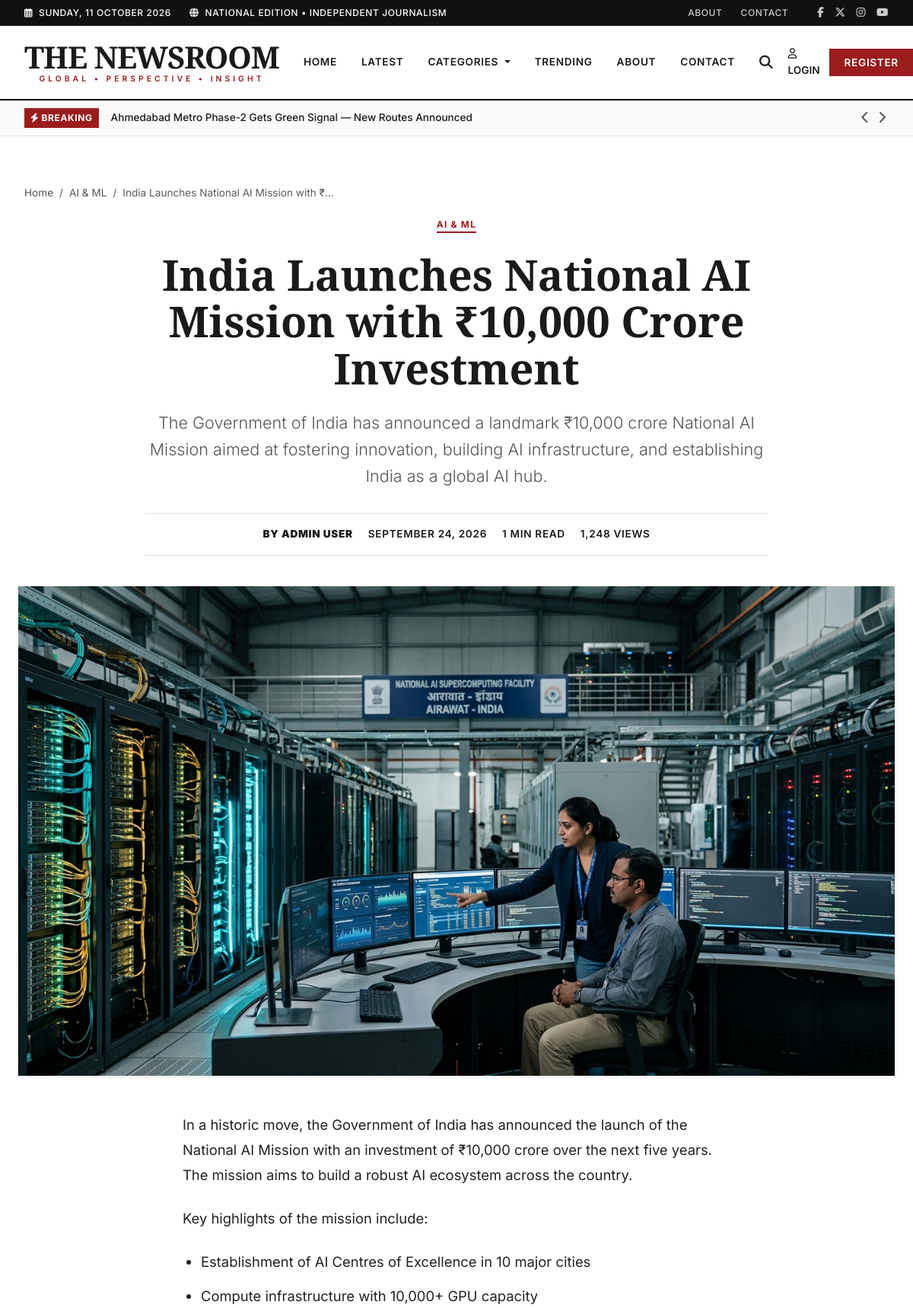
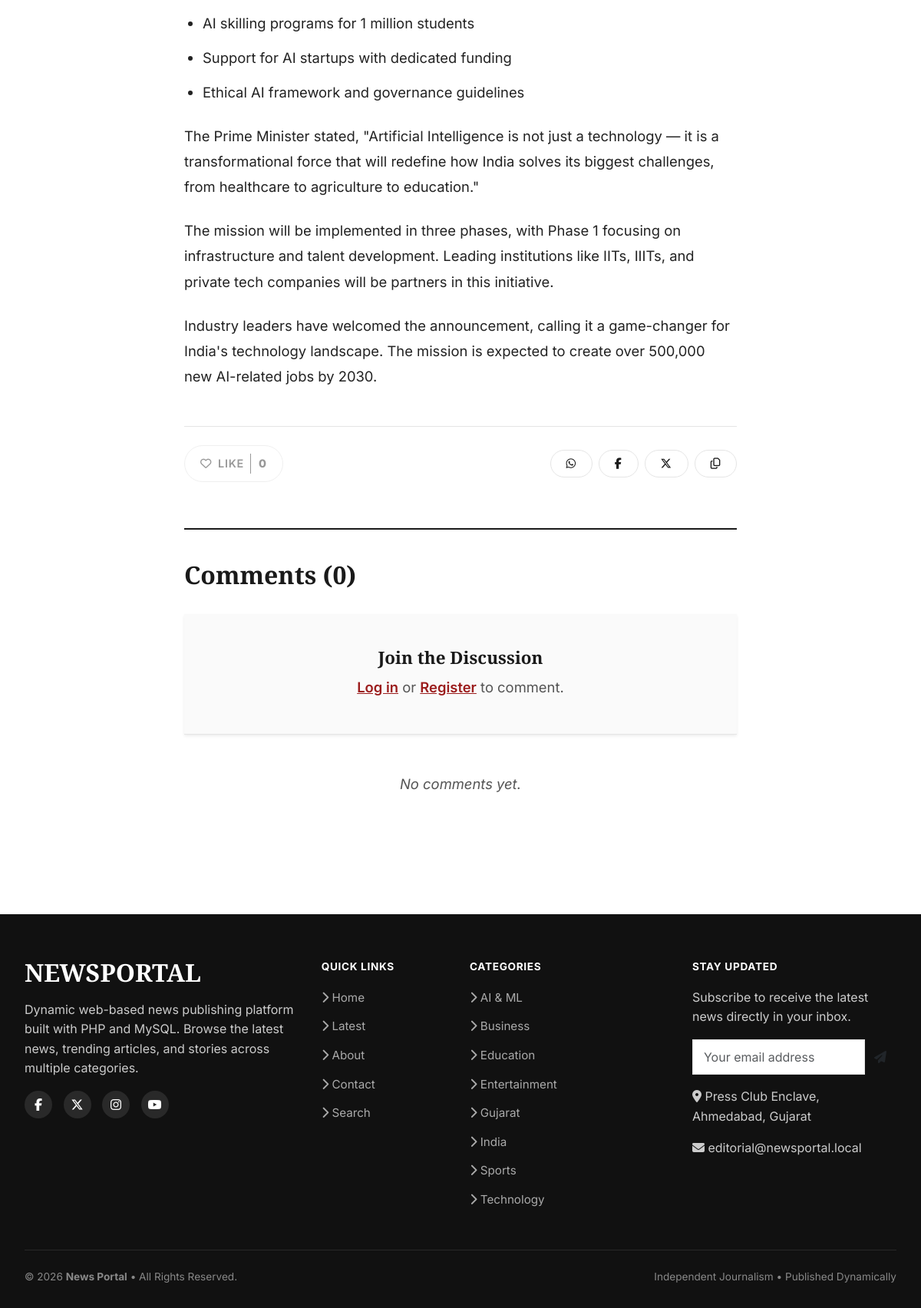
The page /news.php?slug=india-launches-national-ai-mission on the database its author committed (2 pictures, top to bottom).
### tables this page shows
CREATE TABLE IF NOT EXISTS `news` (
    `id`                INT UNSIGNED    NOT NULL AUTO_INCREMENT,
    `category_id`       INT UNSIGNED    NOT NULL,
    `author_id`         INT UNSIGNED    NOT NULL,
    `title`             VARCHAR(255)    NOT NULL,
    `slug`              VARCHAR(280)    NOT NULL,
    `short_description` VARCHAR(500)    NOT NULL,
    `content`           LONGTEXT        NOT NULL,
    `featured_image`    VARCHAR(255)    DEFAULT NULL,
    `status`            ENUM('draft', 'published', 'archived') NOT NULL DEFAULT 'draft',
    `is_featured`       TINYINT(1)      NOT NULL DEFAULT 0,
    `is_breaking`       TINYINT(1)      NOT NULL DEFAULT 0,
    `views`             INT UNSIGNED    NOT NULL DEFAULT 0,
    `published_at`      DATETIME        DEFAULT NULL,
    `created_at`        DATETIME        NOT NULL DEFAULT CURRENT_TIMESTAMP,
    `updated_at`        DATETIME        NOT NULL DEFAULT CURRENT_TIMESTAMP ON UPDATE CURRENT_TIMESTAMP,

    PRIMARY KEY (`id`),
    UNIQUE KEY `uk_news_slug` (`slug`),
    INDEX `idx_news_status_published` (`status`, `published_at`),
    INDEX `idx_news_category` (`category_id`),
    INDEX `idx_news_author` (`author_id`),
    INDEX `idx_news_featured` (`is_featured`),
    INDEX `idx_news_breaking` (`is_breaking`),
    INDEX `idx_news_views` (`views`),

    CONSTRAINT `fk_news_category`
        FOREIGN KEY (`category_id`) REFERENCES `categories` (`id`)
        ON DELETE RESTRICT ON UPDATE CASCADE,

    CONSTRAINT `fk_news_author`
        FOREIGN KEY (`author_id`) REFERENCES `users` (`id`)
        ON DELETE RESTRICT ON UPDATE CASCADE
);

CREATE TABLE IF NOT EXISTS `categories` (
    `id`            INT UNSIGNED    NOT NULL AUTO_INCREMENT,
    `name`          VARCHAR(100)    NOT NULL,
    `slug`          VARCHAR(120)    NOT NULL,
    `description`   TEXT            DEFAULT NULL,
    `status`        ENUM('active', 'inactive') NOT NULL DEFAULT 'active',
    `created_at`    DATETIME        NOT NULL DEFAULT CURRENT_TIMESTAMP,
    `updated_at`    DATETIME        NOT NULL DEFAULT CURRENT_TIMESTAMP ON UPDATE CURRENT_TIMESTAMP,

    PRIMARY KEY (`id`),
    UNIQUE KEY `uk_categories_name` (`name`),
    UNIQUE KEY `uk_categories_slug` (`slug`)
);

CREATE TABLE IF NOT EXISTS `users` (
    `id`            INT UNSIGNED    NOT NULL AUTO_INCREMENT,
    `name`          VARCHAR(100)    NOT NULL,
    `email`         VARCHAR(255)    NOT NULL,
    `password`      VARCHAR(255)    NOT NULL COMMENT 'Stored via password_hash(PASSWORD_DEFAULT)',
    `role`          ENUM('admin', 'editor', 'user') NOT NULL DEFAULT 'user',
    `profile_image` VARCHAR(255)    DEFAULT NULL,
    `status`        ENUM('active', 'inactive') NOT NULL DEFAULT 'active',
    `created_at`    DATETIME        NOT NULL DEFAULT CURRENT_TIMESTAMP,
    `updated_at`    DATETIME        NOT NULL DEFAULT CURRENT_TIMESTAMP ON UPDATE CURRENT_TIMESTAMP,

    PRIMARY KEY (`id`),
    UNIQUE KEY `uk_users_email` (`email`)
);

### news.php (the view, shortened to what the rows shown need)
<?php
require_once __DIR__ . '/includes/functions.php';
$slug = $_GET['slug'] ?? '';
try {
    $pdo = connectDB();
    $sql = "SELECT n.*, c.name as category_name, c.slug as category_slug, u.name as author_name
            FROM news n
            JOIN categories c ON n.category_id = c.id
            JOIN users u ON n.author_id = u.id
            WHERE n.slug = :slug AND n.status = 'published'";
    $stmt = $pdo->prepare($sql);
    $stmt->execute(['slug' => $slug]);
    $article = $stmt->fetch();
    $article['views']++;
    $commentsSql = "SELECT c.*, u.name as user_name
                    FROM comments c
                    JOIN users u ON c.user_id = u.id
                    WHERE c.news_id = :id AND c.status = 'approved'
                    ORDER BY c.created_at DESC";
    $commentsStmt = $pdo->prepare($commentsSql);
    $commentsStmt->execute(['id' => $article['id']]);
    $comments = $commentsStmt->fetchAll();
} catch (Exception $e) {
    setFlashMessage("An error occurred while loading the article.", "error");
    redirect('index.php');
    exit;
}
require_once __DIR__ . '/includes/header.php';
require_once __DIR__ . '/includes/navbar.php';
$allowedTags = '<p><br><strong><em><b><i><h2><h3><h4><ul><ol><li><blockquote><a>';
$safeContent = strip_tags($article['content'], $allowedTags);
?>
<main class="py-5" style="background-color: var(--white);">
    <div class="container">
        <nav aria-label="breadcrumb" class="mb-3">
            <ol class="breadcrumb" style="font-size: 0.85rem;">
                <li class="breadcrumb-item"><a href="<?= url('index.php') ?>" class="text-muted">Home</a></li>
                <li class="breadcrumb-item"><a href="<?= buildUrl('category.php', ['slug' => $article['category_slug']]) ?>" class="text-muted"><?= e($article['category_name']) ?></a></li>
                <li class="breadcrumb-item active text-truncate" style="max-width: 300px;" aria-current="page"><?= e($article['title']) ?></li>
            </ol>
        </nav>
        <div class="article-header">
            <a href="<?= buildUrl('category.php', ['slug' => $article['category_slug']]) ?>" class="category-badge mb-4">
                <?= e($article['category_name']) ?>
            </a>
            <h1 class="article-title">
                <?= e($article['title']) ?>
            </h1>
            <?php if (!empty($article['short_description'])): ?>
                <p class="article-lead">
                    <?= e($article['short_description']) ?>
                </p>
            <?php endif; ?>
            <div class="article-meta justify-content-center">
                <span><strong>By <?= e($article['author_name']) ?></strong></span>
                <span><?= formatDate($article['published_at'], 'F j, Y') ?></span>
                <span><?= calculateReadingTime($article['content']) ?></span>
                <span><?= number_format($article['views']) ?> views</span>
            </div>
        </div>
    </div>
    <div class="container-fluid px-0 px-md-4">
        <img src="<?= e(newsImageUrl($article['featured_image'], $article['category_slug'] ?? null)) ?>" alt="<?= e($article['title']) ?>" class="article-featured-image shadow-sm" loading="lazy">
    </div>
    <div class="container">
        <div class="row">
            <div class="col-lg-8 mx-auto" style="max-width: 820px;">
                <div class="article-body">
                    <?= $safeContent ?>
                    <div class="mt-5 pt-4 d-flex align-items-center justify-content-between flex-wrap" style="border-top: 1px solid var(--line);">
                        <div>
                        </div>
                        <div class="d-flex gap-2">
                        </div>
                    </div>
                    <div id="comments" class="comments-section">
                        <h4 class="comments-title">Comments (<?= count($comments) ?>)</h4>
                        <div class="comment-card shadow-sm" style="background: var(--paper);">
                        </div>
                        <div class="mt-5">
                        </div>
                    </div>
                </div>
            </div>
        </div>
    </div>
</main>
<?php
require_once __DIR__ . '/includes/footer.php';
?>

### includes/navbar.php (shortened to what the rows shown need)
<?php
$breakingNews = [];
try {
    $pdo = connectDB();
    $stmt = $pdo->query("SELECT name, slug FROM categories WHERE status = 'active' ORDER BY name ASC");
    $navCategories = $stmt->fetchAll();
    $breakStmt = $pdo->query("SELECT title, slug FROM news WHERE status = 'published' AND is_breaking = 1 ORDER BY published_at DESC LIMIT 5");
    $breakingNews = $breakStmt->fetchAll();
} catch (Exception $e) {
    $navCategories = [];
    $breakingNews = [];
}
?>
<?php if (!empty($breakingNews)): ?>
<div class="breaking-bar" role="region" aria-label="Breaking News">
    <div class="container">
        <span class="breaking-label">
            <i class="fas fa-bolt" aria-hidden="true"></i> BREAKING
        </span>
        <div class="breaking-text" id="breakingText" aria-live="polite">
            <a href="<?= buildUrl('news.php', ['slug' => $breakingNews[0]['slug']]) ?>">
                <?= e($breakingNews[0]['title']) ?>
            </a>
        </div>
        <?php if (count($breakingNews) > 1): ?>
        <div class="breaking-nav">
            <button type="button" id="breakingPrev" aria-label="Previous breaking story"><i class="fas fa-chevron-left" aria-hidden="true"></i></button>
            <button type="button" id="breakingNext" aria-label="Next breaking story"><i class="fas fa-chevron-right" aria-hidden="true"></i></button>
        </div>
        <?php endif; ?>
    </div>
</div>
<?php endif; ?>

### includes/footer.php (shortened to what the rows shown need)
<footer class="site-footer">
    <div class="container">
        <div class="row g-4">
            <div class="col-lg-3 col-md-6">
                <ul class="footer-links">
                    <?php if (!empty($navCategories)): ?>
                        <?php foreach (array_slice($navCategories, 0, 8) as $cat): ?>
                            <li>
                                <a href="<?= buildUrl('category.php', ['slug' => $cat['slug']]) ?>">
                                    <i class="fas fa-chevron-right"></i> <?= e($cat['name']) ?>
                                </a>
                            </li>
                        <?php endforeach; ?>
                    <?php endif; ?>
                </ul>
            </div>
        </div>
    </div>
</footer>
</body>
</html>

### rows shown on the page
news: title "Ahmedabad Metro Phase-2 Gets Green Signal — New Routes Announced"
news: category.name "AI & ML", title "India Launches National AI Mission with ₹…", title "India Launches National AI Mission with ₹10,000 Crore Investment", short_description "The Government of India has announced a landmark ₹10,000 crore National AI Mission aimed at fostering innovation, building AI infrastructure, and establishing India as a global AI hub.", author.name "ADMIN USER", published_at "SEPTEMBER 24, 2026", content "1 MIN READ", featured_image.slug (picture), content "In a historic move, the Government of India has announced the launch of the National AI Mission with an investment of ₹10,000 crore over the next five years. The mission aims to build a robust AI ecosystem across the country. Key highlights of the mission include: Establishment of AI Centres of Excellence in 10 major cities Compute infrastructure with 10,000+ GPU capacity AI skilling programs for 1 million students Support for AI startups with dedicated funding Ethical AI framework and governance guidelines The Prime Minister stated, \"Artificial Intelligence is not just a technology — it is a transformational force that will redefine how India solves its biggest challenges, from healthcare…"
categories: name "AI & ML"
categories: name "Business"
categories: name "Education"
categories: name "Entertainment"
categories: name "Gujarat"
categories: name "India"
categories: name "Sports"
categories: name "Technology"

### other values the page prints
$article['views'] "1,248"
$likeCount "0"
count($comments) "0"
APP_NAME "News Portal"
